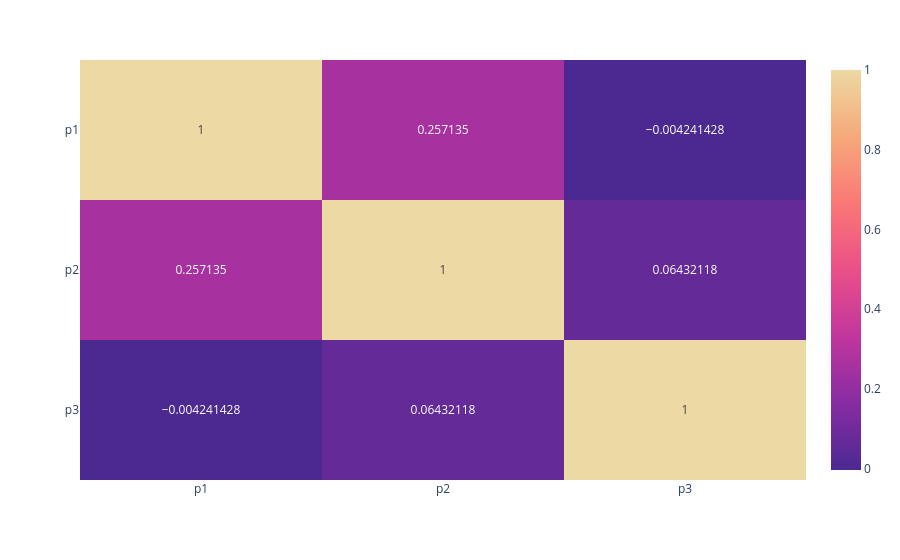

Notebook source saved alongside this figure:
### Code cell
fig_corr

### Figure 1 — Plotly figure (JSON) as saved in the notebook; plotly's stock layout.template omitted (floating-point values rounded to 4 significant figures)
{"data": [{"coloraxis": "coloraxis", "hovertemplate": "x: %{x}<br>y: %{y}<br>color: %{z}<extra></extra>", "name": "0", "texttemplate": "%{z}", "type": "heatmap", "x": ["p1", "p2", "p3"], "xaxis": "x", "y": ["p1", "p2", "p3"], "yaxis": "y", "z": [[1.0, 0.2571, -0.004241], [0.2571, 1.0, 0.06432], [-0.004241, 0.06432, 1.0]]}], "layout": {"coloraxis": {"colorscale": [[0, "rgb(75, 41, 145)"], [0.1667, "rgb(135, 44, 162)"], [0.3333, "rgb(192, 54, 157)"], [0.5, "rgb(234, 79, 136)"], [0.6667, "rgb(250, 120, 118)"], [0.8333, "rgb(246, 169, 122)"], [1, "rgb(237, 217, 163)"]]}, "margin": {"t": 60}, "xaxis": {"anchor": "y", "domain": [0, 1]}, "yaxis": {"anchor": "x", "autorange": "reversed", "domain": [0, 1]}}}
